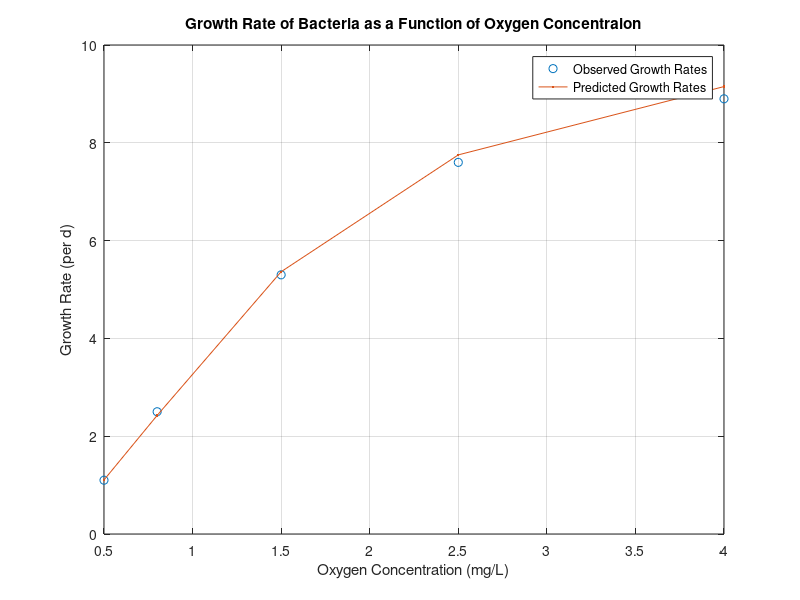

The MATLAB source for this figure:
c = [.5;.8;1.5;2.5;4]; %observed c values
k = [1.1;2.5;5.3;7.6;8.9]; %observed k values
x = 1./c.^2; %linearization for x
y = 1 ./ k; %linearization for x
n = length(x); %number of terms
sc = sum(x); sk = sum(y); %sums up x and y's
sc2 = sum(x.*x); sck = sum(x.*y); sk2 = sum(y.*y); %'squares'
a(1) = (n*sck-sc*sk)/(n*sc2-sc^2); %calculations using least squares
a(2) = sk/n-a(1)*sc/n;
kmax = 1/a(2); %calculates kmax
cs = a(1)/a(2); %calculates cs
kp = kmax.*c.^2./(cs+c.^2); %predicted values
fprintf('The estimated values of cs and kmax are\n') %formatting
fprintf('%f and %f, respectively\n',cs,kmax)
plot(c,k,'o',c,kp,'.-')
legend('Observed Growth Rates','Predicted Growth Rates')
xlabel('Oxygen Concentration (mg/L)')
ylabel('Growth Rate (per d)')
title('Growth Rate of Bacteria as a Function of Oxygen Concentraion')
grid on